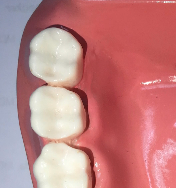
//> input picture idealteethstitch/imgs/1.png, 176 x 188 px
$ ./mosaicwithorb   (built with g++ and OpenCV 4)
//> lines starting //> are read from the running program, lines starting //| are printed output that depends on the picture
/*
 * @file SURF_FlannMatcher
 * @brief SURF detector + descriptor + FLANN Matcher
 * @author A. Huaman
 */
#include <stdio.h>
#include <iostream>
#include <stdio.h>
#include <iostream>
#import <opencv2/opencv.hpp>
#include "opencv2/core.hpp"
#include "opencv2/features2d.hpp"
#include "opencv2/imgcodecs.hpp"
#include "opencv2/highgui.hpp"

using namespace std;
using namespace cv;


/*
 * @function main
 * @brief Main function
 */
int main( int argc, char** argv )
{
    vector<Mat> imgs;
    Mat img_1 = imread( "/Users/annopkobhiran/Documents/Xcode/kmutt/testopencv/codes/idealteethstitch/imgs/1.png", IMREAD_GRAYSCALE );
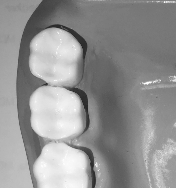
//> img_1: 188 rows x 176 cols, CV_8UC1; min 30, max 253, mean 148.1
    //Mat img_1 = imread( "/Users/annopkobhiran/Movies/Thesis/Dataset/1low/frames/200.png", IMREAD_GRAYSCALE );
    Mat img_2 = imread( "/Users/annopkobhiran/Movies/Thesis/Dataset/1low/frames/210.png", IMREAD_GRAYSCALE );
//> 210.png cannot be read in this run, so this picture is empty
    Mat I = cv::Mat::eye(3,3,CV_64F);
    Mat result(Size(6*img_1.cols,6*img_1.rows),CV_8UC3);
    for (int i=1; i<=790; i=i+1) {
        std::string imgstr= "/Users/annopkobhiran/Documents/X  code/kmutt/testopencv/codes/idealteethstitch/imgs/"+std::to_string(i)+".png";

        Mat img = imread(imgstr,IMREAD_GRAYSCALE);
        imgs.push_back(img);
        if(i==1){
            warpPerspective(imgs[0], result, I, result.size(),cv::INTER_CUBIC + cv::WARP_INVERSE_MAP , cv::BORDER_TRANSPARENT);
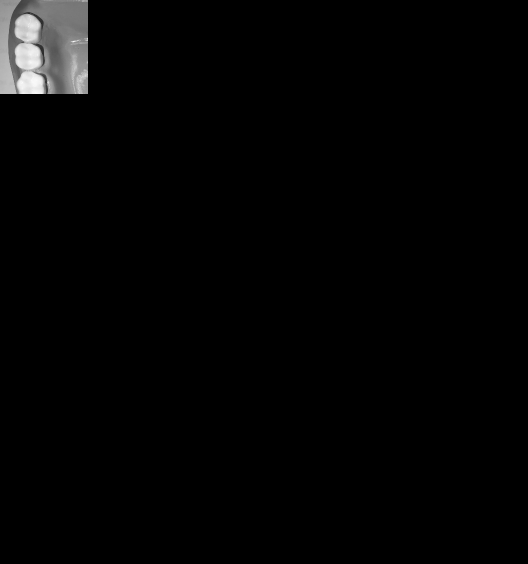
//> result: 1128 rows x 1056 cols, CV_8UC1 (shown at 1/2 size); min 0, max 253, mean 4.1
        }
        else if(i>=2){
            Mat img_1 = imgs[0].clone();
            Mat img_2 = imgs[1].clone();

        }


    }
    waitKey();
    return 0;
}
/*
 * @function readme
 */
